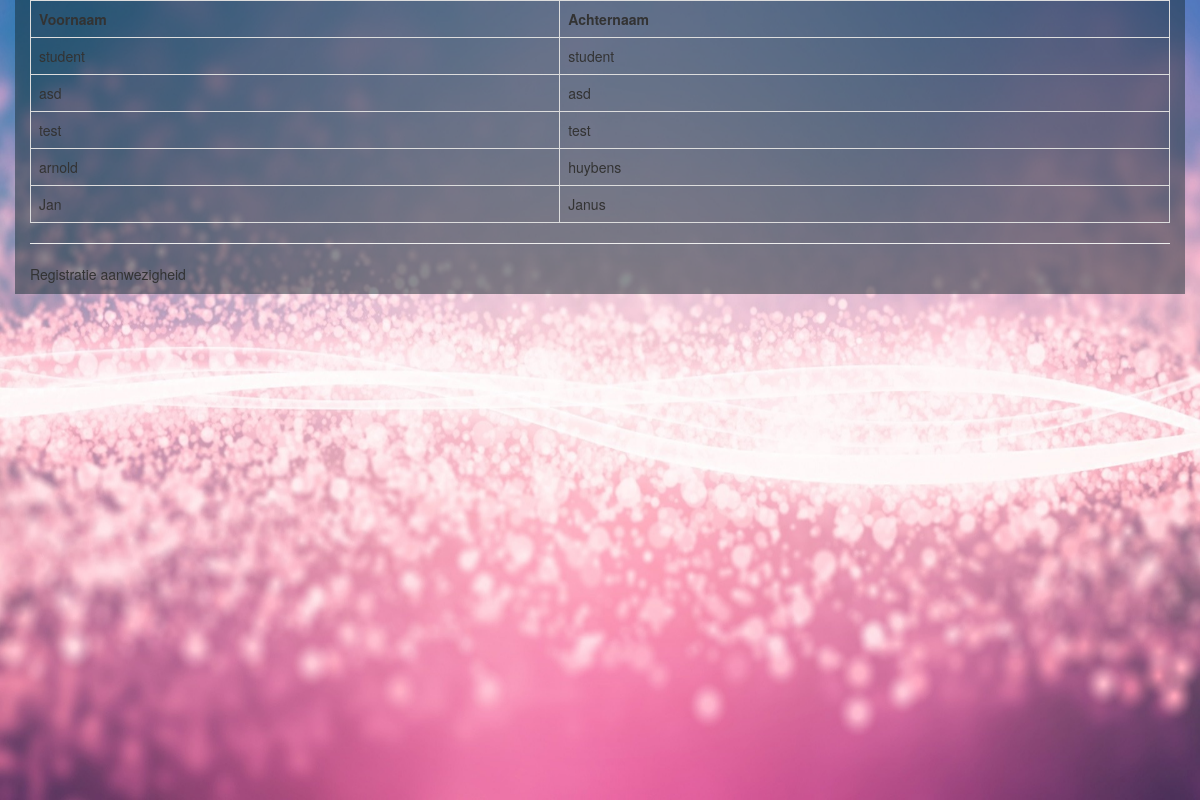
Screenshot of /students.php?id=rtcSUVZ7 with the database file from the repository.
### tables this page shows
CREATE TABLE IF NOT EXISTS `reglesson` (
  `id` int(11) NOT NULL AUTO_INCREMENT,
  `first_name` varchar(32) NOT NULL,
  `last_name` varchar(32) NOT NULL,
  `lescode` varchar(50) NOT NULL,
  `user_id` int(11) DEFAULT NULL,
  PRIMARY KEY (`id`),
  KEY `user_id` (`user_id`)
);

### core/functions/lessonFunctions.php (called while the page is built, shortened)
<?php
function students($students) {
    $mysqli = Database::getDatabaseConnection();
    $query = "SELECT first_name, last_name FROM `reglesson` WHERE lescode ='" . $students . "'";
    $result = $mysqli->query($query);
    return $result;
}
?>

### students.php (the view, shortened to what this page needs)
<?php
require ('core/functions/lessonFunctions.php');
include ('includes/header.php');
	$students = $_GET['id'];
	$result = students($students);
	?>
	<div class="table-responsive">
		<table class=" table table-bordered table-hover">
			<tr>
				<td><b>Voornaam</b></td>
				<td><b>Achternaam</b></td>
			</tr>
				<?php while ($row = $result->fetch_assoc()) {
						extract($row);
						echo "<tr>";
						echo "<td>" . $row['first_name'] . "</td>";
						echo "<td>" . $row['last_name'] . "</td>"; }?>
		</table>
	</div> <?php
include ('includes/footer.php');
?>

### rows the page displays
reglesson: first_name "student", last_name "student"
reglesson: first_name "asd", last_name "asd"
reglesson: first_name "test", last_name "test"
reglesson: first_name "arnold", last_name "huybens"
reglesson: first_name "Jan", last_name "Janus"
